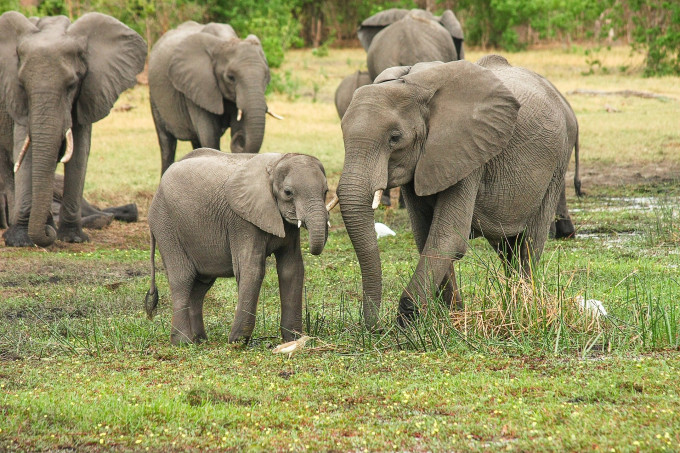
#> input picture лабораторные работы 1-3/img/elphs.jpg, 680 x 453 px, given in place of the camera
$ python py.py
#> lines starting #> are read from the running program, lines starting #| are printed output that depends on the picture; after the words box and inside, x2 and y2 are one past the last pixel; in counts of white or black regions, pixels touching at a corner belong together
import cv2
import numpy as np
import math


low_red = np.array([28, 50, 50])
high_red = np.array([70, 255, 255])
cap = cv2.VideoCapture(0)
while True:
	ret, frame = cap.read()
#> frame is the input picture: shape (453, 680, 3); mean B, G, R 98.6, 145.1, 148.3
	blurred_frame = cv2.GaussianBlur(frame, (15, 15), 0)
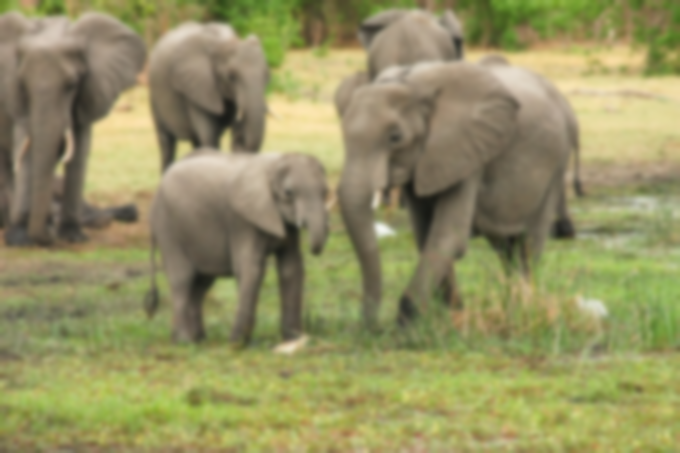
#> blurred_frame: shape (453, 680, 3); mean B, G, R 98.6, 145.1, 148.3
	hsv_frame = cv2.cvtColor(blurred_frame, cv2.COLOR_BGR2HSV)
#> hsv_frame: shape (453, 680, 3); mean H, S, V 26.5, 88.6, 152.3

	red_mask = cv2.inRange(hsv_frame, low_red, high_red)
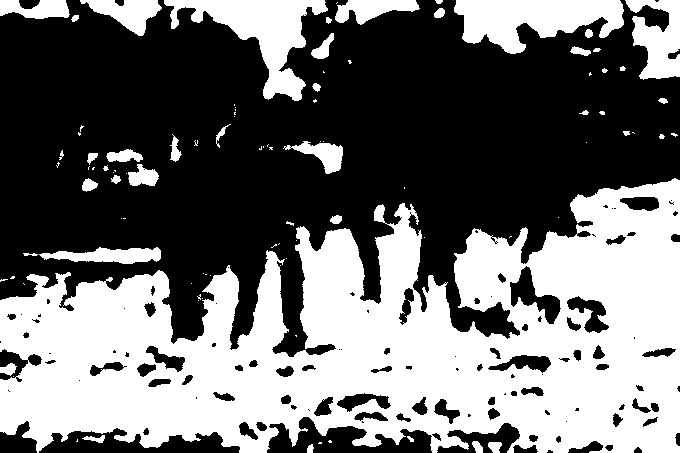
#> red_mask: shape (453, 680); 43.8% white; 97 white regions (56 under 20 px)
	blurred_frame = cv2.GaussianBlur(blurred_frame, (101, 101), 0)
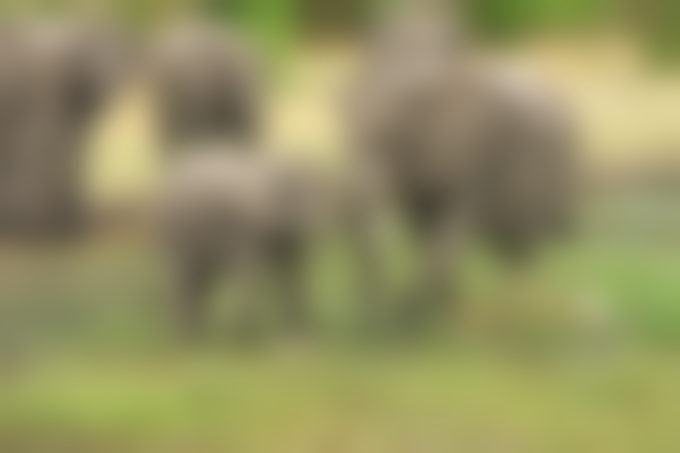
#> blurred_frame: shape (453, 680, 3); mean B, G, R 98.6, 145.1, 148.3
	greened_frame = cv2.bitwise_and(blurred_frame, blurred_frame, mask=red_mask)
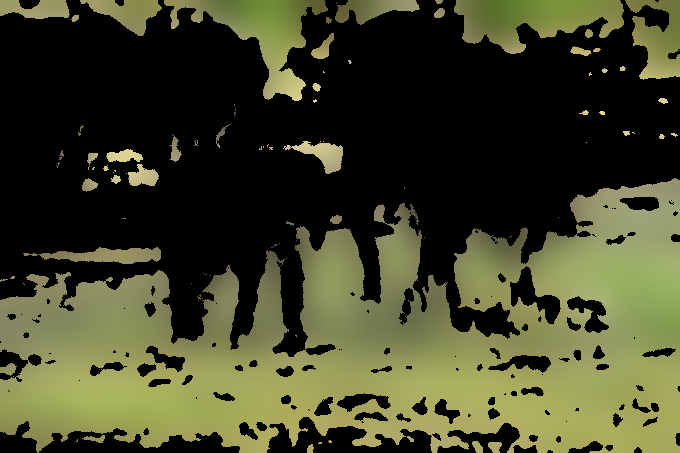
#> greened_frame: shape (453, 680, 3); mean B, G, R 39.9, 66.9, 64.8

	gray_frame = cv2.cvtColor(greened_frame, cv2.COLOR_BGR2GRAY)
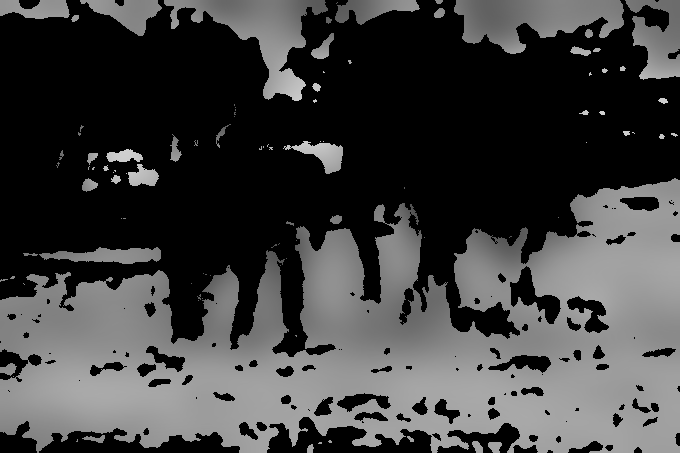
#> gray_frame: shape (453, 680); min 0, max 211, mean 63.2
	_, thresh = cv2.threshold(gray_frame, 50, 255, cv2.THRESH_BINARY)
	contours, hierarchy = cv2.findContours(thresh, cv2.RETR_EXTERNAL, cv2.CHAIN_APPROX_NONE)
#> contours = 97 contours, 67 with area under 20; largest, box (x1, y1, x2, y2) and area: (0, 178, 680, 453) 118162, (164, 0, 328, 101) 5687, (454, 0, 624, 54) 5499, (625, 0, 680, 80) 2538, (80, 0, 162, 36) 1374

	for contour in contours:
		area = cv2.contourArea(contour)
		if(area > 4000):
			contour = cv2.fitEllipse(contour)
			center_x = int(contour[0][0])
			center_y = int(contour[0][1])
			radius = contour[1][0]/2
			angle = contour[2]
			cv2.ellipse(frame, contour, (0, 255, 0), 3)
			cv2.circle(frame, (center_x, center_y), 5, (0, 0, 255), -1)
			first_point_x = int(center_x + math.cos(math.pi/180*angle)*radius)
			first_point_y = int(center_y + math.sin(math.pi/180*angle)*radius)
			second_point_x = int(center_x - math.cos(math.pi/180*angle)*radius)
			second_point_y = int(center_y - math.sin(math.pi/180*angle)*radius)
			cv2.line(frame, (first_point_x, first_point_y), (second_point_x, second_point_y), (0, 0, 255), 2)

			dy = abs(first_point_y-second_point_y)
			dx = abs(first_point_x-second_point_x)
			angle_hor = int(180/math.pi*(math.atan(dy/dx)))
			angle_vert = 90-angle_hor
			cv2.putText(frame, "Contour center: {}, {}".format(int(contour[0][0]), int(contour[0][1])), (0, 25), cv2.FONT_HERSHEY_SIMPLEX, 1, (0, 0, 0), 2, cv2.LINE_AA)
			cv2.putText(frame, "Angle with the horizontal: {}".format(angle_hor), (0, 60), cv2.FONT_HERSHEY_SIMPLEX, 1, (0, 0, 0), 2, cv2.LINE_AA)
			cv2.putText(frame, "Angle with the vertical: {}".format(angle_vert), (0, 95), cv2.FONT_HERSHEY_SIMPLEX, 1, (0, 0, 0), 2, cv2.LINE_AA)
#> this loop made 97 passes
#> (area, contour, center_x, center_y, radius, angle, first_point_x, first_point_y) on passes 37, 92, 95: (118161.5, ((410.4, 339.5), (232.2, 820.4), 85.46), 410, 339, 116.1, 85.46, 419, 454), (5499, ((530.9, 19.74), (50.49, 174.8), 87.58), 530, 19, 25.24, 87.58, 531, 44), (5687, ((244.8, 40.64), (106.7, 161.3), 89.28), 244, 40, 53.37, 89.28, 244, 93)
#> area on passes 1, 2, 4, 8, 10, 25: 35.5, 98.5, 75, 69.5, 114, 1161
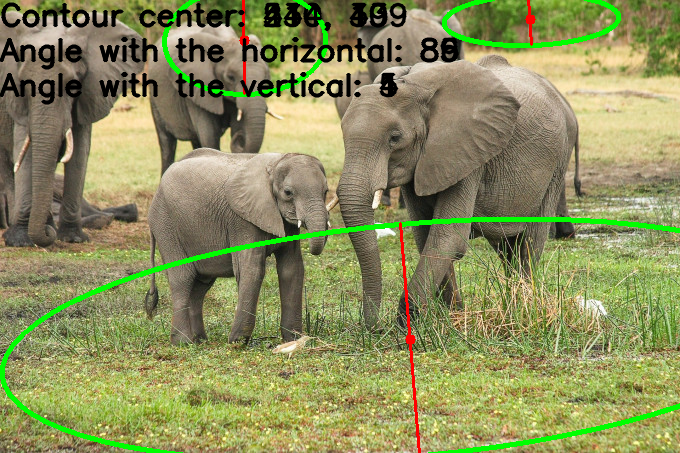
#> frame: shape (453, 680, 3); 7.6% of pixels changed, all inside (x1, y1, x2, y2) = (0, 0, 680, 453)


	cv2.imshow('1', frame)
	if cv2.waitKey(1) & 0xFF == ord('q'):
#> (key q is pressed here)
		break

cap.release()
cv2.destroyAllWindows()
